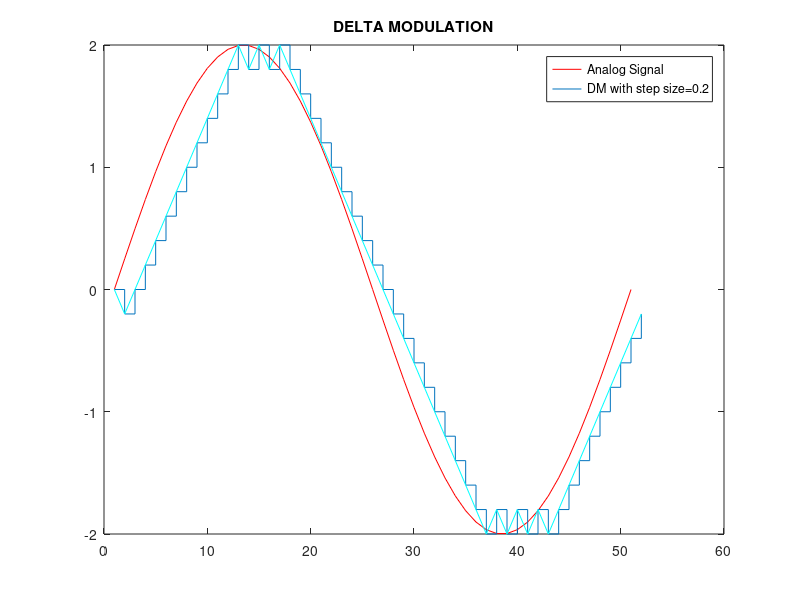

Recreate this plot in MATLAB.
close all;
clear all;
a=2;
t=0:2*pi/50:2*pi;
x=a*sin(t);
l=length(x);
plot(x,'r')
delta=0.2;
hold on
xn=0;
for i=1:l
    if x(i)>xn(i)
        d(i)=1;
        xn(i+1)=xn(i)+delta;
    else
        d(i)=0;
        xn(i+1)=xn(i)-delta;
    end
end
stairs(xn);
plot(xn,'c');
hold on
for i=1:d
    if d(i)>xn(i)
        d(i)=0;
        xn(i+1)=xn(i)-delta;
    else
        d(i)=1;
        xn(i+1)=xn(i)+delta;
    end
end
% plot(xn,'c');
legend('Analog Signal','DM with step size=0.2');
title('DELTA MODULATION');
